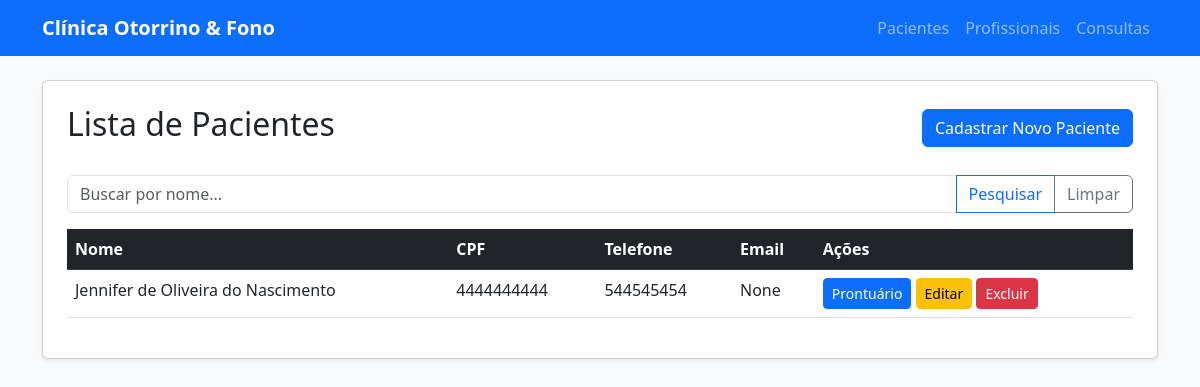
The page /logica/pacientes/ on the database as committed earlier.
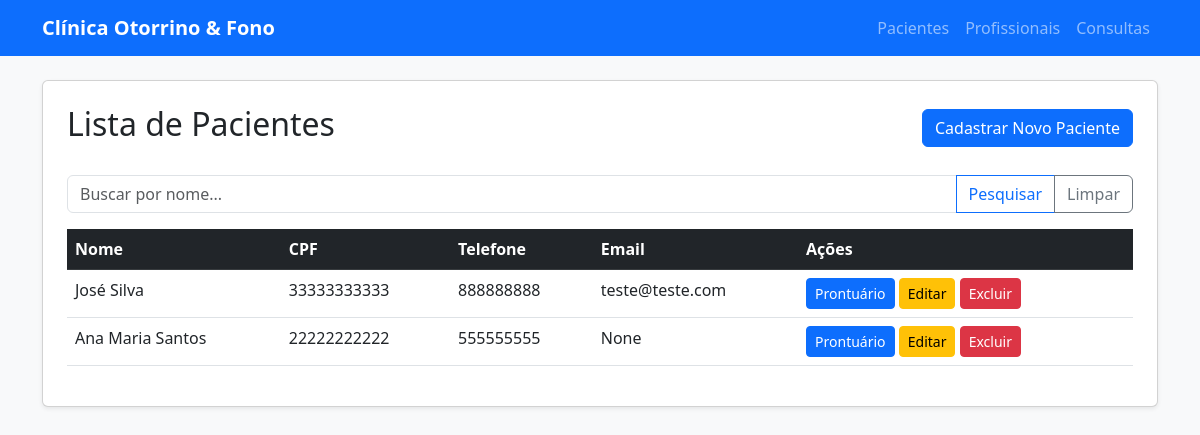
The same page on the database as committed later.
### logica/models.py (models this page shows, shortened)
class Paciente (models.Model):
    nome = models.CharField(max_length=100)
    cpf = models.CharField(max_length=14)
    telefone = models.CharField(max_length=15)
    email = models.EmailField(blank=True, null=True)

### logica/views.py (the view)
# urls.py: path('pacientes/', views.paciente_list, name='paciente_list'),
def paciente_list(request):
    termo_busca = request.GET.get('busca')
    if termo_busca:
        pacientes = Paciente.objects.filter(nome__icontains=termo_busca)
    else:
        pacientes = Paciente.objects.all()
    return render(request, 'logica/paciente_list.html', {'pacientes': pacientes})

### logica/templates/logica/paciente_list.html (shortened to what this page needs)
{% extends 'logica/base.html' %}
{% block content %}
<div class="d-flex justify-content-between align-items-center mb-4">
    <h2>Lista de Pacientes</h2>
    <a href="{% url 'criar_paciente' %}" class="btn btn-primary">Cadastrar Novo Paciente</a>
</div>
<form method="GET" class="mb-3">
    <div class="input-group">
        <input type="text" name="busca" class="form-control" placeholder="Buscar por nome..." value="{{ request.GET.busca }}">
        <button class="btn btn-outline-primary" type="submit">Pesquisar</button>
        <a href="?" class="btn btn-outline-secondary">Limpar</a>
    </div>
</form>
<table class="table table-hover">
    <thead class="table-dark">
        <tr>
            <th>Nome</th>
            <th>CPF</th>
            <th>Telefone</th>
            <th>Email</th>
            <th>Ações</th>
        </tr>
    </thead>
    <tbody>
        {% for paciente in pacientes %}
        <tr>
            <td>{{ paciente.nome }}</td>
            <td>{{ paciente.cpf }}</td>
            <td>{{ paciente.telefone }}</td>
            <td>{{ paciente.email }}</td>
            <td>
                <a href="{% url 'prontuario_paciente' paciente.id %}" class="btn btn-sm btn-primary">
     Prontuário
</a>
                <a href="{% url 'editar_paciente' paciente.id %}" class="btn btn-sm btn-warning">Editar</a>
                <form action="{% url 'deletar_paciente' paciente.id %}"
                        method="POST"
                        style="display:inline;">
                        <button type="submit" class="btn btn-sm btn-danger">
                            Excluir
                        </button>
                </form>
            </td>
        </tr>
        {% empty %}
        <tr>
            <td colspan="4" class="text-center text-muted">Nenhum paciente cadastrado.</td>
        </tr>
        {% endfor %}
    </tbody>
</table>
{% endblock %}

### logica/templates/logica/base.html (shortened to what this page needs)
<!DOCTYPE html>
<html lang="pt-br">
<head>
    <link href="https://cdn.jsdelivr.net/npm/bootstrap@5.3.0/dist/css/bootstrap.min.css" rel="stylesheet">
</head>
<body class="bg-light">
    <nav class="navbar navbar-expand-lg navbar-dark bg-primary mb-4">
        <div class="container">
            <a class="navbar-brand fw-bold" href="{% url 'home' %}">Clínica Otorrino & Fono</a>
            <div class="navbar-nav">
                <a class="nav-link" href="{% url 'paciente_list' %}">Pacientes</a>
                <a class="nav-link" href="{% url 'profissional_list' %}">Profissionais</a>
                <a class="nav-link" href="{% url 'consulta_list' %}">Consultas</a>
            </div>
        </div>
    </nav>
    <div class="container">
        <div class="card shadow-sm p-4">
            {% block content %}
            {% endblock %}
        </div>
    </div>
</body>
</html>

Rows that differ between the two databases and show on the page:
removed Paciente: nome "Jennifer de Oliveira do Nascimento", cpf "4444444444", telefone "544545454", email "None"
added Paciente: nome "José Silva", cpf "33333333333", telefone "888888888", email "teste@teste.com"
added Paciente: nome "Ana Maria Santos", cpf "22222222222", telefone "555555555", email "None"
